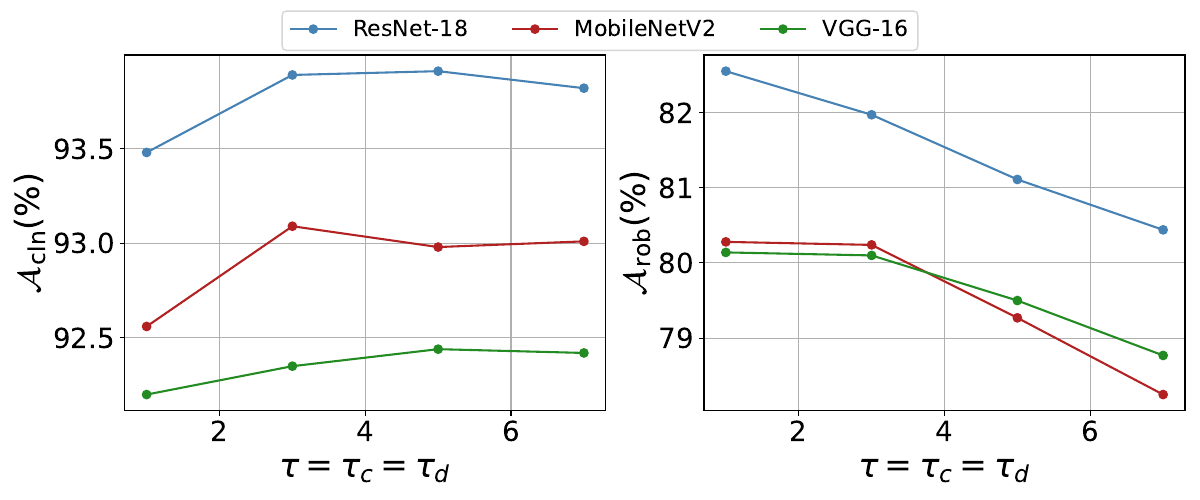

Recreate this plot in Python.
import matplotlib.pyplot as plt
import numpy as np

T = np.array([1,3,5,7])


ResNet18_AC = np.array([93.48, 93.89, 93.91, 93.82])
MobileNetV2_AC = np.array([92.56, 93.09, 92.98, 93.01])
VGG16_AC = np.array([92.20, 92.35, 92.44, 92.42])

ResNet18_AR = np.array([82.55, 81.97, 81.11, 80.44])
MobileNetV2_AR = np.array([80.28, 80.24, 79.27, 78.25])
VGG16_AR = np.array([80.14, 80.10, 79.50, 78.77])

# Create subplots
fig, axs = plt.subplots(1, 2, figsize=(12, 5), sharex=True)
#fig.suptitle("Model Performance vs T", fontsize=16)

# Plot Accuracy
l1, = axs[0].plot(T, ResNet18_AC, marker='o', label='ResNet18', color = "#4682B4")
l2, = axs[0].plot(T, MobileNetV2_AC, marker='o', label='MobileNetV2', color = "#B22222")
l3, = axs[0].plot(T, VGG16_AC, marker='o', label='VGG16', color = "#228B22")
#axs[0].set_title("Accuracy (AC) vs T")
axs[0].set_xlabel(r"$\tau = \tau_c = \tau_d$", fontsize = 24)
axs[0].set_ylabel(r"$\mathcal{A}_\text{cln}(\%)$", fontsize = 24)
axs[0].tick_params(axis='both', labelsize=20)
axs[0].grid(True)

# Plot Adversarial Robustness
axs[1].plot(T, ResNet18_AR, marker='o', color = "#4682B4")
axs[1].plot(T, MobileNetV2_AR, marker='o', color = "#B22222")
axs[1].plot(T, VGG16_AR, marker='o', color = "#228B22")
#axs[1].set_title("Adversarial Robustness (AR) vs T")
axs[1].set_xlabel(r"$\tau = \tau_c = \tau_d$", fontsize = 24)
axs[1].set_ylabel(r"$\mathcal{A}_\text{rob}(\%)$", fontsize = 24)
axs[1].tick_params(axis='both', labelsize=20)
axs[1].grid(True)

# Shared legend above plots
fig.legend([l1, l2, l3], ['ResNet-18', 'MobileNetV2', 'VGG-16'],
           loc='upper center', ncol=3, fontsize=16)

# Adjust layout to make room for the legend
plt.tight_layout(rect=[0, 0, 1, 0.92])
plt.savefig("T_sweep.pdf", dpi=300)
plt.show()

